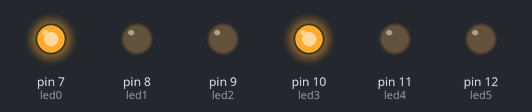
This sketch was run on a simulated Arduino Uno, built with avr-gcc and run on an emulated ATmega328P. Shown: output pins drawn as LEDs (lit = HIGH).

Above: at 4.0 s.
At 9.0 s:
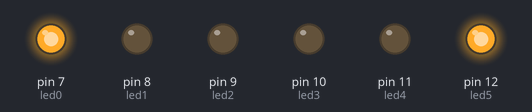
At 11.0 s:
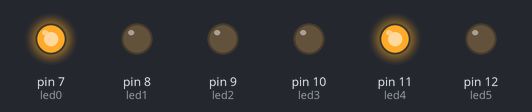
At 21.0 s:
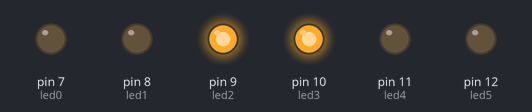
At 23.0 s:
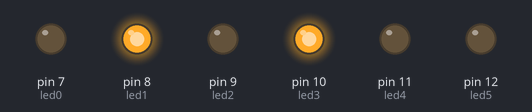
Timing chart, 0 to 31.2 s (numbered marks = the images above):
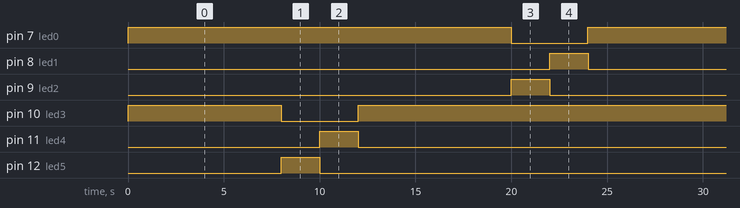

The sketch:

Practica1.ino
```cpp
/**********************************************************************************
**                                                                               **
**                                 Semàfors                                      **
**                                                                               **
**                                                                               **
**********************************************************************************/
//********** Includes *************************************************************
//********** Variables ************************************************************
  const int led0 = 7;
  const int led1 = 8;
  const int led2 = 9;
  const int led3 = 10;
  const int led4 = 11;
  const int led5 = 12;
  const int buttonPin = 2;
  int Temps = 2000;
//********** Setup ****************************************************************
  void setup()
{
  pinMode(led0, OUTPUT);
  pinMode(led1, OUTPUT);
  pinMode(led2, OUTPUT);
  pinMode(led3, OUTPUT);
  pinMode(led4, OUTPUT);
  pinMode(led5, OUTPUT);
  pinMode(buttonPin, INPUT);
}
//********** Loop *****************************************************************
void loop()
{
  digitalWrite(led0, HIGH);
  digitalWrite(led1, LOW);
  digitalWrite(led2, LOW);
  digitalWrite(led3, HIGH);
  digitalWrite(led4, LOW);
  digitalWrite(led5, LOW);

  delay(4*Temps);

  digitalWrite(led0, HIGH);
  digitalWrite(led1, LOW);
  digitalWrite(led2, LOW);
  digitalWrite(led3, LOW);
  digitalWrite(led4, LOW);
  digitalWrite(led5, HIGH);

  delay(Temps);

  digitalWrite(led0, HIGH);
  digitalWrite(led1, LOW);
  digitalWrite(led2, LOW);
  digitalWrite(led3, LOW);
  digitalWrite(led4, HIGH);
  digitalWrite(led5, LOW);

  delay(Temps);

  digitalWrite(led0, HIGH);
  digitalWrite(led1, LOW);
  digitalWrite(led2, LOW);
  digitalWrite(led3, HIGH);
  digitalWrite(led4, LOW);
  digitalWrite(led5, LOW);

  delay(4*Temps);

  digitalWrite(led0, LOW);
  digitalWrite(led1, LOW);
  digitalWrite(led2, HIGH);
  digitalWrite(led3, HIGH);
  digitalWrite(led4, LOW);
  digitalWrite(led5, LOW);

  delay(Temps);

  digitalWrite(led0, LOW);
  digitalWrite(led1, HIGH);
  digitalWrite(led2, LOW);
  digitalWrite(led3, HIGH);
  digitalWrite(led4, LOW);
  digitalWrite(led5, LOW);

  delay(Temps);

  digitalWrite(led0, HIGH);
  digitalWrite(led1, LOW);
  digitalWrite(led2, LOW);
  digitalWrite(led3, HIGH);
  digitalWrite(led4, LOW);
  digitalWrite(led5, LOW);
}

//********** Funcions *************************************************************
```

Measured:
- by itself, pin 7 (led0): alternates HIGH for 20.0 s and LOW for 4.0 s
- by itself, pin 8 (led1), pin 9 (led2), pin 11 (led4), pin 12 (led5): alternates HIGH for 2.0 s and LOW for 22.0 s
- by itself, pin 10 (led3): repeats every 24.0 s: LOW 4.0 s, HIGH 20.0 s
